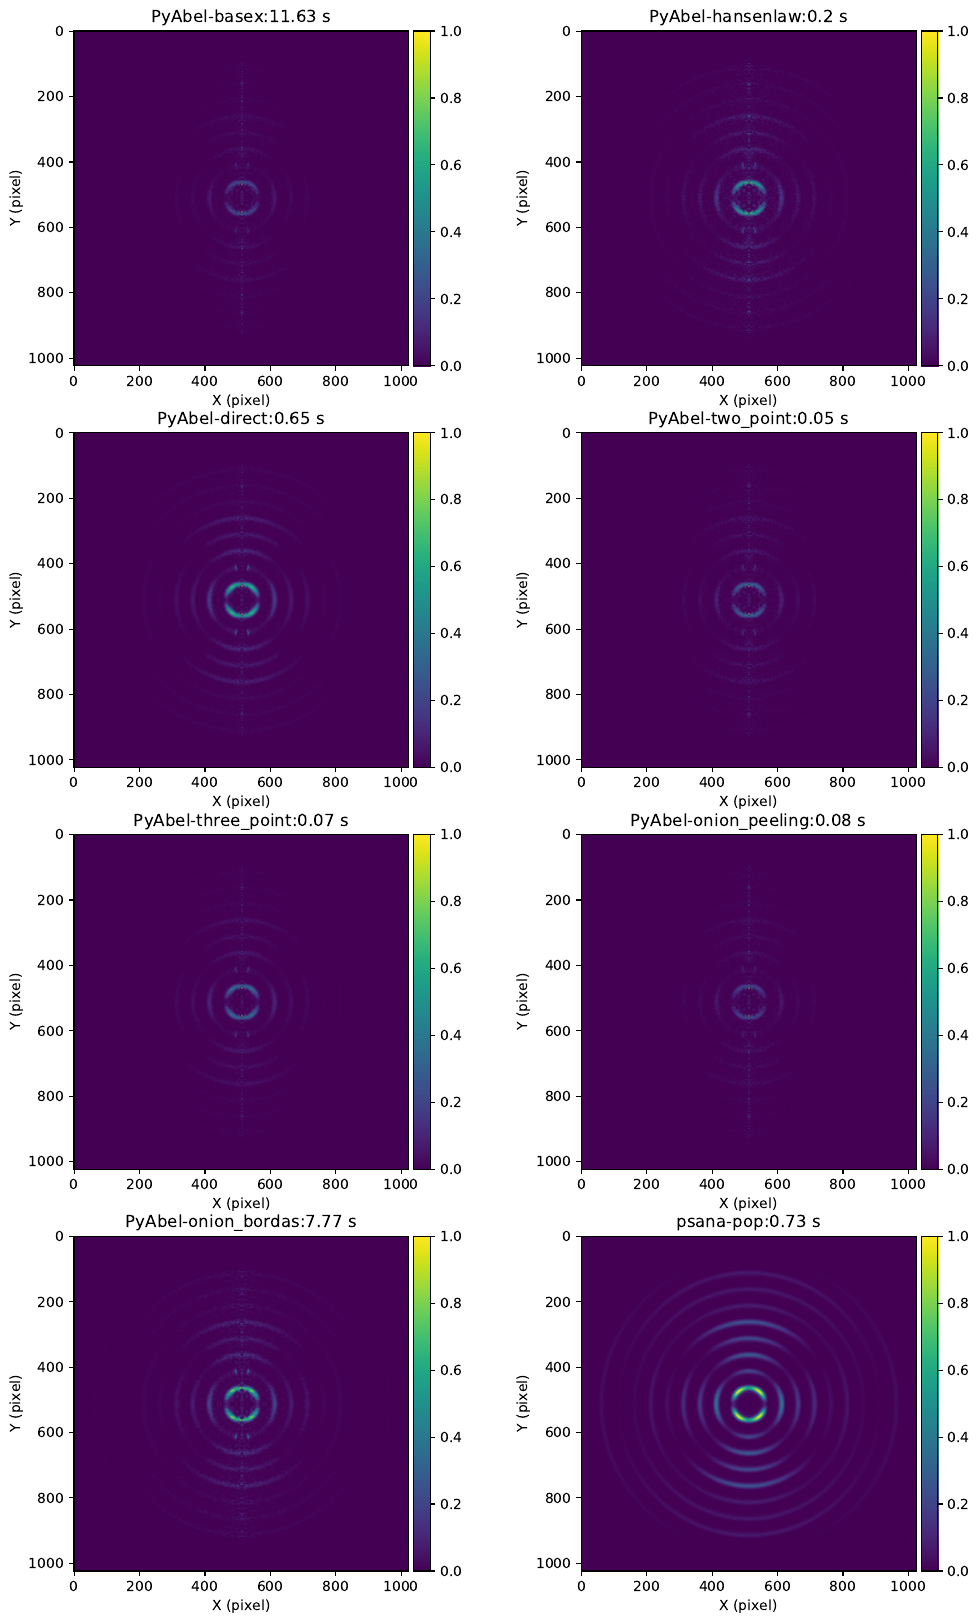

Source code (Python):
import time
import numpy as np
import matplotlib.pyplot as plt
from matplotlib.colors import LogNorm
from mpl_toolkits.axes_grid1 import make_axes_locatable
from psana.pop.POP import POP
import abel
import pickle


fnm = '/reg/d/psdm/AMO/amox27716/results/xiangli/pop_files/img.pkl'
with open(fnm, 'rb') as f:
    img = pickle.load(f)  
    
pop = POP(img=img,RBFs_fnm='/reg/d/psdm/AMO/amox27716/results/xiangli/pop_files/RBFs512.pkl')    

methods = ['basex','hansenlaw','direct','two_point','three_point','onion_peeling','onion_bordas','psana-pop']
imgs = {}
ts = {}
for i, method in enumerate(methods):
    print(method,'#############################')
    if method =='psana-pop':
        t0 = time.time()
        pop.Peel(img)
        imgs[method] = pop.GetSlice()
        t1 = time.time()
        ts[method] = t1-t0
        continue
     
    t0 = time.time()
    imgs[method] = abel.Transform(img, direction='inverse', method=method).transform
    imgs[method][imgs[method]<0]=0
    imgs[method] = imgs[method]/imgs[method].max()    
    t1 = time.time()
    ts[method] = t1-t0
    
fig = plt.figure(figsize=(12,20))
for i, method in enumerate(methods):
    plt.subplot(4,2,i+1)
    im = plt.imshow(imgs[method])
    ax = plt.gca()
    divider = make_axes_locatable(ax)
    cax = divider.append_axes("right", size="5%", pad=0.05)
    plt.colorbar(im, cax=cax)
    if method !='psana-pop':
        ax.set_title('PyAbel-'+method+':'+str(round(ts[method],2))+' s')
    else:
        ax.set_title(method+':'+str(round(ts[method],2))+' s')
    ax.set_xlabel('X (pixel)')
    ax.set_ylabel('Y (pixel)')    
    
fig.savefig("comparison_with_PyAbel.pdf", bbox_inches='tight')
print('Plots saved to "comparison_with_PyAbel.pdf".')    
